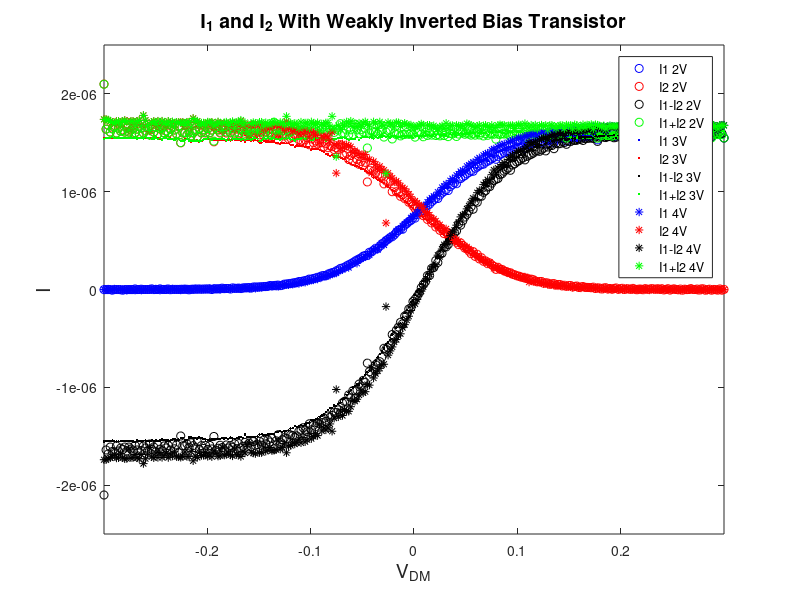
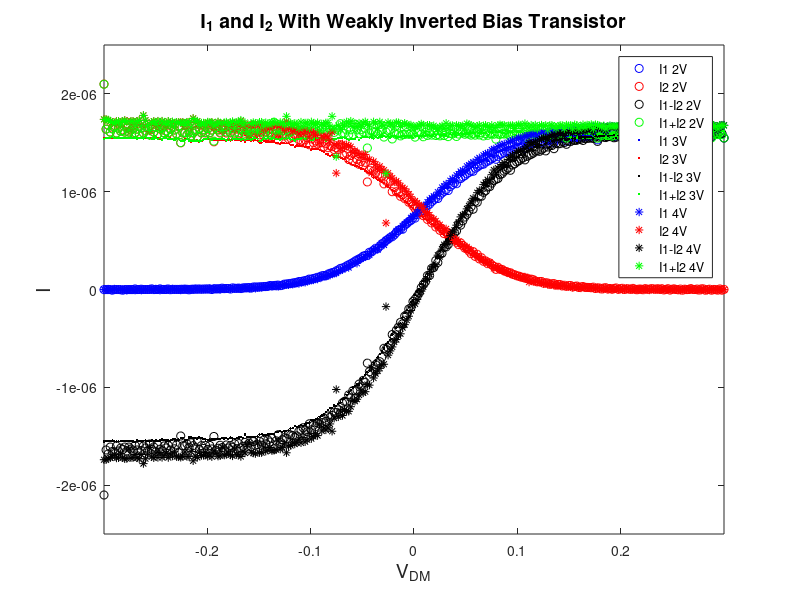

Reproduce these figures in MATLAB, in order.
clear all
load('V=2V_measI1_weak.mat');
load('V=2V_measI2_weak.mat');
figure(1);
plot(V_diff,I1,'ob'); hold on;
plot(V_diff,I2,'or'); 
plot(V_diff,I1-I2,'ok');
plot(V_diff,I1+I2,'og'); 

I_diff=I1-I2;
inds=intersect(find(.05>V_diff),find(V_diff>-.05));
p=polyfit(V_diff(inds),I_diff(inds),1);
'Transconductance Gain 2V'
p(1)

clear all
load('V=3V_measI1_weak.mat');
load('V=3V_measI2_weak.mat');
figure(1);
plot(V_diff,I1,'.b'); hold on;
plot(V_diff,I2,'.r'); 
plot(V_diff,I1-I2,'.k');
plot(V_diff,I1+I2,'.g'); 

I_diff=I1-I2;
inds=intersect(find(.05>V_diff),find(V_diff>-.05));
p=polyfit(V_diff(inds),I_diff(inds),1);
'Transconductance Gain 3V'
p(1)

clear all
load('V=4V_measI1_weak.mat');
load('V=4V_measI2_weak.mat');
figure(1);
plot(V_diff,I1,'*b'); hold on;
plot(V_diff,I2,'*r'); 
plot(V_diff,I1-I2,'*k');
plot(V_diff,I1+I2,'*g'); 

I_diff=I1-I2;
inds=intersect(find(.05>V_diff),find(V_diff>-.05));
p=polyfit(V_diff(inds),I_diff(inds),1);
'Transconductance Gain 3V'
p(1)

axis([-.3 .3 -2.5e-6 2.5e-6])

legend('I1 2V','I2 2V','I1-I2 2V','I1+I2 2V','I1 3V','I2 3V','I1-I2 3V','I1+I2 3V','I1 4V','I2 4V','I1-I2 4V','I1+I2 4V','location','best')

title('I_1 and I_2 With Weakly Inverted Bias Transistor','FontSize',14);
xlabel('V_{DM}','FontSize',14);
ylabel('I','FontSize',14)

print '-depsc' currents_strong
saveas(gcf,'currents_weak.png')
